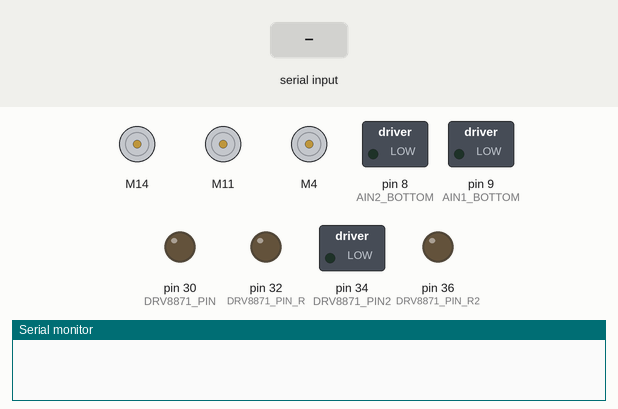
Simulated run of this sketch. Board: Arduino Mega 2560, built with avr-gcc and run on an emulated ATmega2560. Shown: 3 × DC motor (green arrow = forward, orange = backward, longer = faster), switched loads named in the sketch (green lamp = pin HIGH), output pins drawn as LEDs (lit = HIGH), the last lines printed to the serial monitor. The test bench sets the inputs (shaded band).

Above: at 1.2 s.
1.3 s: "2" received over Serial
At 2.1 s:
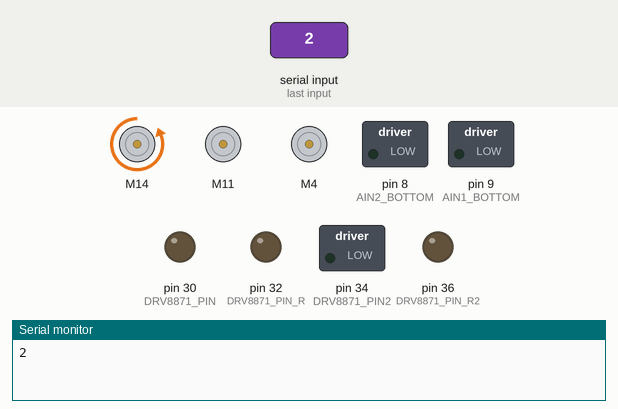
3.8 s: byte 99 ('c') received over Serial
At 4.1 s:
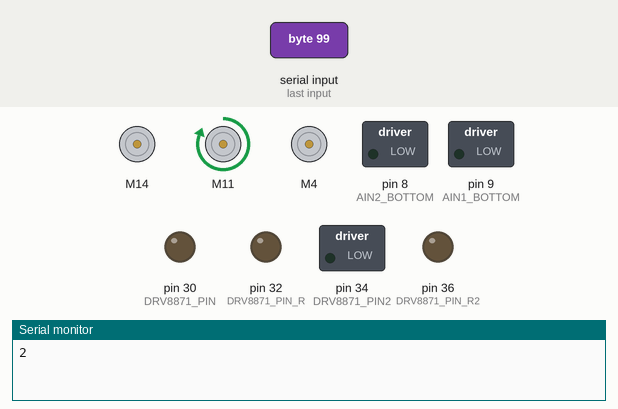
6.3 s: byte 100 ('d') received over Serial
At 7.1 s:
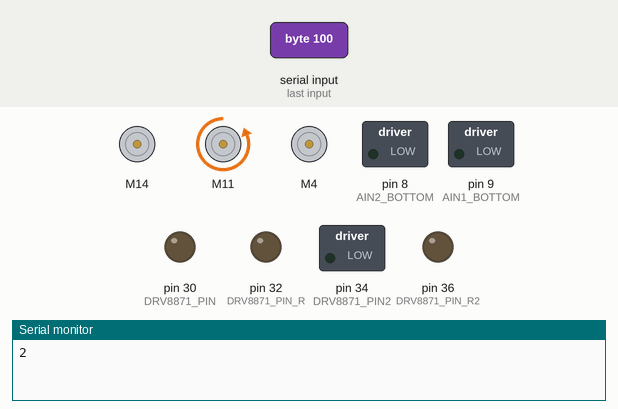
8.8 s: "6" received over Serial
At 9.1 s:
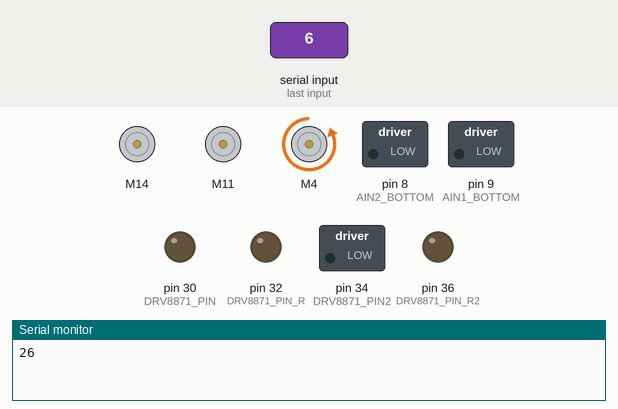
11.3 s: "1" received over Serial
At 12.1 s:
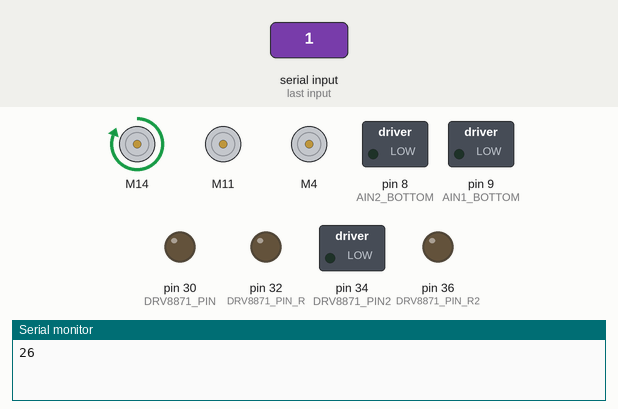
13.8 s: "3" received over Serial
At 14.1 s:
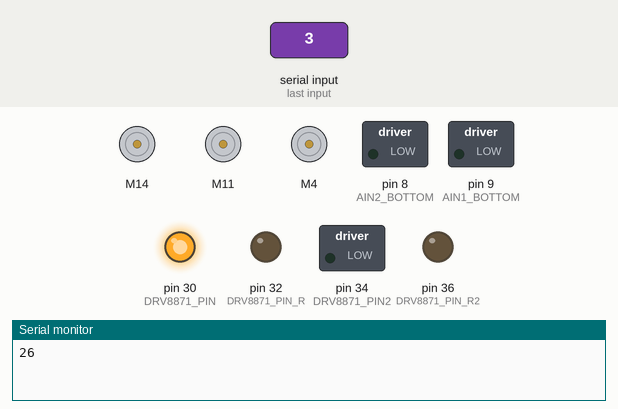
Timing chart, 0 to 25.3 s (numbered marks = the images above; inputs shaded):
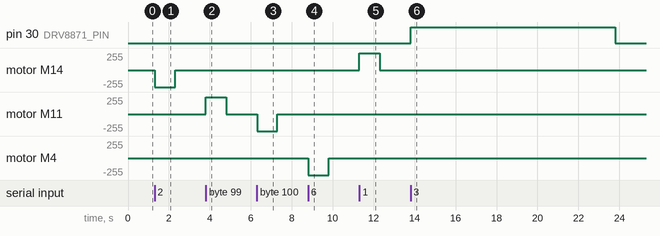

The sketch:

FinalWeek_PumpTest_DualMotor.ino
```cpp
#include <SparkFun_TB6612.h>

// Pins for all inputs, keep in mind the PWM defines must be on PWM pins
// the default pins listed are the ones used on the Redbot (ROB-12097) with
// the exception of STBY which the Redbot controls with a physical switch
#define PWMA 17
#define AIN2 15
#define AIN1 14
#define STBY 16
#define BIN1 4
#define BIN2 5
#define PWMB 6

// Define motor driver pins for bottom hardware
#define PWMA_BOTTOM 7
#define AIN2_BOTTOM 8
#define AIN1_BOTTOM 9
#define STBY_BOTTOM 10
#define BIN1_BOTTOM 11
#define BIN2_BOTTOM 12
#define PWMB_BOTTOM 13


char incomingbyte='0';
// these constants are used to allow you to make your motor configuration
// line up with function names like forward.  Value can be 1 or -1
// Define motor offsets
const int offsetA = 1;
const int offsetB = 1;

// Initialize motors for top hardware
Motor motor1 = Motor(AIN1, AIN2, PWMA, offsetA, STBY);
Motor motor2 = Motor(BIN1, BIN2, PWMB, offsetB, STBY);

// Initialize motors for bottom hardware
Motor motor1Bottom = Motor(AIN1_BOTTOM, AIN2_BOTTOM, PWMA_BOTTOM, offsetA, STBY_BOTTOM);
Motor motor2Bottom = Motor(BIN1_BOTTOM, BIN2_BOTTOM, PWMB_BOTTOM, offsetB, STBY_BOTTOM);

#define DRV8871_PIN 30
#define DRV8871_PIN_R 32

#define DRV8871_PIN2 34
#define DRV8871_PIN_R2 36

void setup() {
  // Initialize the standby pin

  Serial.begin(9600);
  pinMode(AIN1, OUTPUT);
  pinMode(AIN2, OUTPUT);
  pinMode(PWMA, OUTPUT);
  pinMode(AIN1_BOTTOM, OUTPUT);
  pinMode(AIN2_BOTTOM , OUTPUT);
  pinMode(PWMA, OUTPUT);

  // Initialize DRV8871 motor pins
  pinMode(DRV8871_PIN, OUTPUT);
  pinMode(DRV8871_PIN_R, OUTPUT);
  pinMode(DRV8871_PIN2, OUTPUT);
  pinMode(DRV8871_PIN_R2, OUTPUT);
  digitalWrite(AIN1, LOW);
  digitalWrite(AIN2, LOW);
  digitalWrite(PWMA, LOW);
  digitalWrite(DRV8871_PIN, LOW);
  digitalWrite(DRV8871_PIN_R, LOW);
  digitalWrite(DRV8871_PIN2, LOW);
  digitalWrite(DRV8871_PIN_R2, LOW);

}

void loop() {
  if(Serial.available()>0){
    incomingbyte=Serial.read();
    if(incomingbyte=='1'){
      motor1.drive(255,1000);
      //motor1.drive(-255,1000);
      motor1.brake();
      delay(1000);
      }


    if(incomingbyte=='2'){
      Serial.print("2");
      //motor1.drive(255,1000);
      motor1.drive(-255,1000);
      motor1.brake();
      delay(1000);
      }


    if(incomingbyte=='3'){
      digitalWrite(DRV8871_PIN, HIGH);
      digitalWrite(DRV8871_PIN_R, LOW);
      delay(10000);
      // Stop both motors
      digitalWrite(DRV8871_PIN, LOW);
      //motor2.brake();
      //delay(1000);        // Wait for 2 seconds
      //motor1.drive(-255); // Motor 1: backward
      //motor2.drive(255);  // Motor 2: forward
      //delay(1000);        // Run motors for 2 seconds
      }
      if(incomingbyte=='4'){
      digitalWrite(DRV8871_PIN, LOW);
      digitalWrite(DRV8871_PIN_R, HIGH);
      delay(10000);
      // Stop both motors
      digitalWrite(DRV8871_PIN_R, LOW);
      //motor2.brake();
      //delay(1000);        // Wait for 2 seconds
      //motor1.drive(-255); // Motor 1: backward
      //motor2.drive(255);  // Motor 2: forward
      //delay(1000);        // Run motors for 2 seconds
      }


      if(incomingbyte=='5'){
      motor2.drive(255,1000);
      //motor1.drive(-255,1000);
      motor2.brake();
      delay(1000);
      }
      if(incomingbyte=='6'){
      Serial.print("6");

      motor2.drive(-255,1000);
      motor2.brake();
      delay(1000);
      }

      if(incomingbyte=='7'){
      digitalWrite(DRV8871_PIN2, HIGH);
      digitalWrite(DRV8871_PIN_R2, LOW);
      delay(5000);
      // Stop both motors
      digitalWrite(DRV8871_PIN2, LOW);
      }
      if(incomingbyte=='8'){
      digitalWrite(DRV8871_PIN2, LOW);
      digitalWrite(DRV8871_PIN_R2, HIGH);
      delay(5000);

      digitalWrite(DRV8871_PIN_R2, LOW);

      }

      if(incomingbyte=='a'){
      motor1Bottom.drive(255,1000);
      //motor1.drive(-255,1000);
      motor1Bottom.brake();
      delay(1000);
      }
      if(incomingbyte=='b'){
      motor1Bottom.drive(-255,1000);
      //motor1.drive(-255,1000);
      motor1Bottom.brake();
      delay(1000);
      }
      if(incomingbyte=='c'){
      motor2Bottom.drive(255,1000);
      //motor1.drive(-255,1000);
      motor2Bottom.brake();
      delay(1000);
      }
      if(incomingbyte=='d'){
      motor2Bottom.drive(-255,1000);
      //motor1.drive(-255,1000);
      motor2Bottom.brake();
      delay(1000);
      }
      }


  // Put motor driver in standby mode

}
```

Measured:
- after the input at 1.3 s, motor M14: stopped → backward 255/255 at once, → stopped 1.0 s later
- after the input at 3.8 s, motor M11: stopped → forward 255/255 at once, → stopped 1.0 s later
- after the input at 6.3 s, motor M11: stopped → backward 255/255 at once, → stopped 1.0 s later
- after the input at 8.8 s, motor M4: stopped → backward 255/255 at once, → stopped 1.0 s later
- after the input at 11.3 s, motor M14: stopped → forward 255/255 at once, → stopped 1.0 s later
- after the input at 13.8 s, pin 30 (DRV8871_PIN): LOW → HIGH at once, → LOW 10.0 s later
